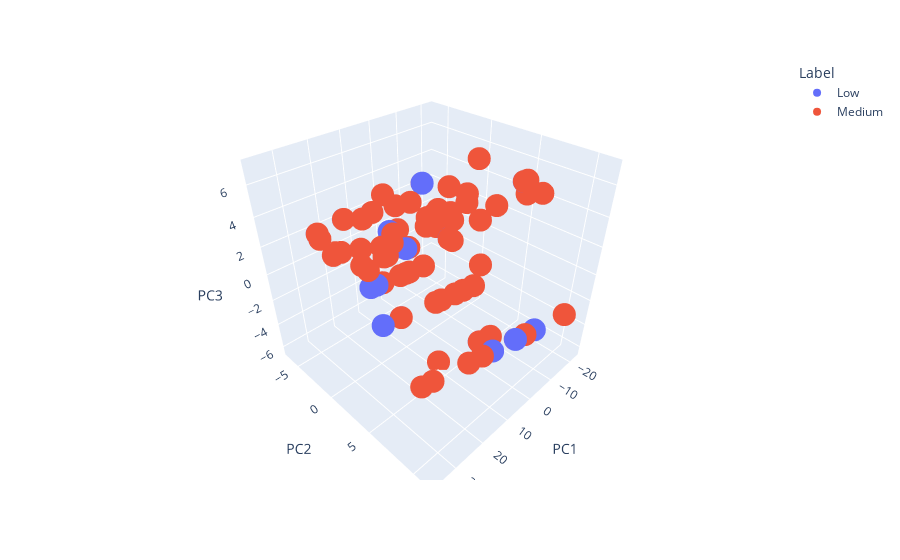

Notebook source saved alongside this figure:
### Markdown cell above
*Figure 8. PCA results generated using all features and the subset of datapoints labeled Low and Medium only. (Left) Barplot indicating the variance per Principal Component, with PC1 and PC2 haing a high cumulative variance of 81%. (Right) Poor separation of classes shown in the scatterplot generated using PC1 and PC2.*

### Code cell
plot_PCA_3D(pc_df, pca)

### Figure 1 — Plotly figure (JSON) as saved in the notebook; plotly's stock layout.template omitted (floating-point values rounded to 4 significant figures; data arrays with more than 128 entries replaced by an {"elided": "..."} marker saying what was removed)
{"data": [{"hovertemplate": "Label=Low<br>PC1=%{x}<br>PC2=%{y}<br>PC3=%{z}<extra></extra>", "legendgroup": "Low", "marker": {"color": "#636efa", "symbol": "circle"}, "mode": "markers", "name": "Low", "scene": "scene", "showlegend": true, "type": "scatter3d", "x": {"elided": "209 float values"}, "y": {"elided": "209 float values"}, "z": {"elided": "209 float values"}}, {"hovertemplate": "Label=Medium<br>PC1=%{x}<br>PC2=%{y}<br>PC3=%{z}<extra></extra>", "legendgroup": "Medium", "marker": {"color": "#EF553B", "symbol": "circle"}, "mode": "markers", "name": "Medium", "scene": "scene", "showlegend": true, "type": "scatter3d", "x": {"elided": "215 float values"}, "y": {"elided": "215 float values"}, "z": {"elided": "215 float values"}}], "layout": {"legend": {"title": {"text": "Label"}, "tracegroupgap": 0}, "margin": {"t": 60}, "scene": {"domain": {"x": [0, 1], "y": [0, 1]}, "xaxis": {"title": {"text": "PC1"}}, "yaxis": {"title": {"text": "PC2"}}, "zaxis": {"title": {"text": "PC3"}}}, "showlegend": true}}
